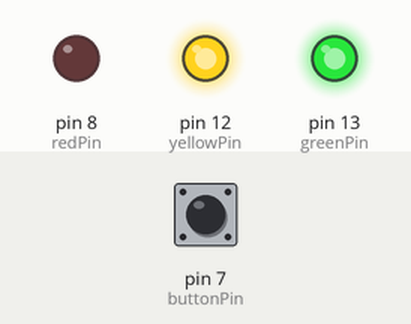
Simulated run of this sketch. Board: Arduino Uno, built with avr-gcc and run on an emulated ATmega328P. Shown: output pins drawn as LEDs (lit = HIGH). The test bench sets the inputs (shaded band); at power-on: pin 7 (buttonPin) HIGH.

Above: at 1.2 s.
1.3 s: pin 7 (buttonPin) pulled LOW for 0.15 s
At 3.4 s:
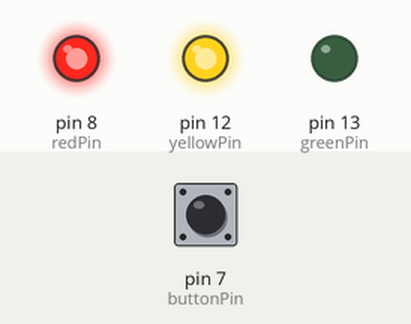
4.4 s: pin 7 (buttonPin) pulled LOW for 3.2 s
At 5.7 s:
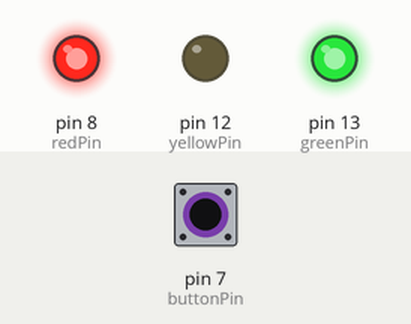
Timing chart, 0 to 13.3 s (numbered marks = the images above; inputs shaded):
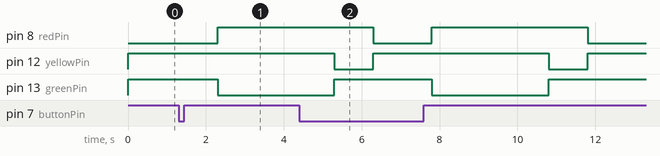

The sketch:

trafficLightsPlusButton.ino
```cpp
const int buttonPin = 7;
const int redPin = 8;
const int yellowPin = 12;
const int greenPin = 13;

void setup() {
  pinMode(redPin, OUTPUT);
  pinMode(yellowPin, OUTPUT);
  pinMode(greenPin, OUTPUT);
  pinMode(buttonPin, INPUT_PULLUP);

  // Initial State: Red is ON, others OFF
  // Using reverse logic (LOW = ON)
  digitalWrite(redPin, LOW);
  digitalWrite(yellowPin, HIGH);
  digitalWrite(greenPin, HIGH);
}

void loop() {
  // Check if button is pressed
  if (digitalRead(buttonPin) == LOW) {
    delay(1000); // Wait 1 second before sequence starts

    // Switch from Red to Green
    digitalWrite(redPin, HIGH);
    digitalWrite(greenPin, LOW);
    delay(3000); // Stay green for 3 seconds

    // Switch from Green to Yellow
    digitalWrite(greenPin, HIGH);
    digitalWrite(yellowPin, LOW);
    delay(1000); // Stay yellow for 1 second

    // Switch from Yellow back to Red
    digitalWrite(yellowPin, HIGH);
    digitalWrite(redPin, LOW);

    delay(500); // Debounce delay to prevent repeat triggers
  }
}
```

Measured:
- after the input at 1.3 s, pin 8 (redPin): LOW → HIGH after 1.0 s; pin 13 (greenPin): HIGH → LOW after 1.0 s
- by itself, pin 12 (yellowPin): alternates HIGH for 4.5 s and LOW for 1.0 s
